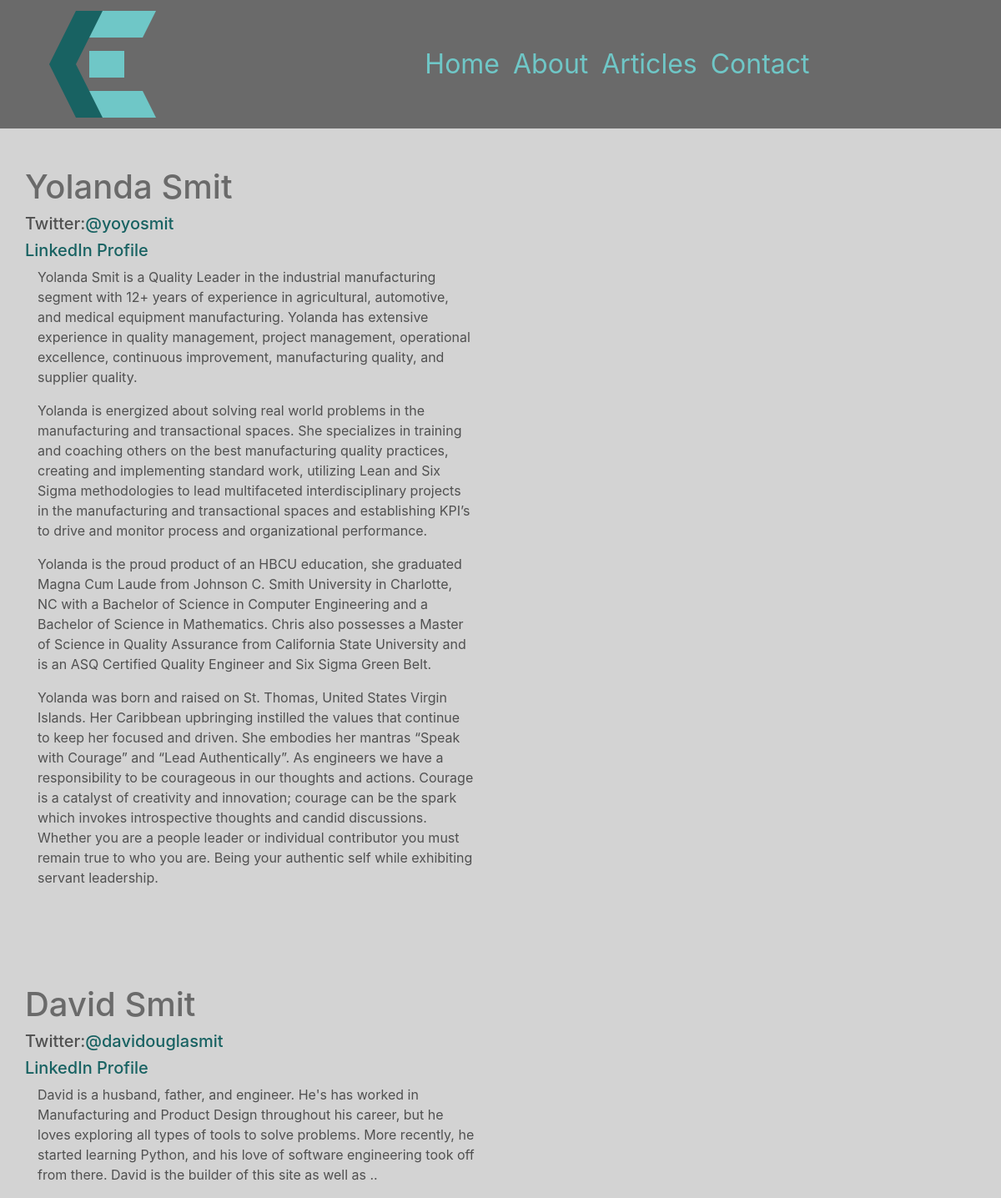
/about, run on the app's committed database.
### chrissmit/services/db_models.py (models this page shows, shortened)
class User(db.Model, UserMixin):
    id = db.Column(db.Integer, primary_key=True, )
    linkedin = db.Column(db.String(100),)
    full_name = db.Column(db.String(45), unique=False, nullable=False,)
    twitter_handle = db.Column(db.String(20), unique=True, nullable=False,)
    email = db.Column(db.String(120), unique=True, nullable=False, )
    image_file = db.Column(db.String(20), nullable=False, default='default.svg', )
    password = db.Column(db.String(60), nullable=False, )
    articles = db.relationship('Article', backref='author', lazy=True)
    content = db.Column(db.Text, nullable=False)

### chrissmit/views/navigation_views.py (the view)
@blueprint.route('/about')
def about():
    last_four = article.get_last(4)
    authors = profile.get_all()
    return render_template(
        template_name_or_list='navigation/about.html',
        recent_articles=last_four,
        authors=authors,
        )

### chrissmit/services/article.py (called while the page is built)
def get_last(number=4, desc=True):
    if desc:
        return Article.query.filter_by(is_released=True).order_by(Article.posted.desc()).limit(number).all()
    return Article.query.filter_by(is_released=True).limit(number).all()

### chrissmit/services/profile.py (called while the page is built)
def get_all():
    return User.query.all()

### chrissmit/templates/navigation/about.html (shortened to what this page needs)
{% extends "shared/_layout.html" %}
{% block main_content %}
    {% if authors %}
        {% for author in authors %}
            <div class="main_content row">
                <h1>{{ author.full_name }}</h1>
            </div>
            <div class="row">
                <h5>Twitter:<a href="https://www.twitter.com/{{ author.twitter_handle }}">{{ author.twitter_handle }}</a></h5>
            </div>
            <div class="row">
                <h5><a href="{{ author.linkedin }}">LinkedIn Profile</a></h5>
            </div>
            <div class="row">
                <div class="col-lg-7">
                    {% for paragraph in author.content.split('</p>') %}
                        <p >
                            {{ paragraph }}
                        </p>
                    {% endfor %}
                </div>
                <div class="col-lg-4">
                </div>
            </div>
        {% endfor %}
    {%  endif %}
{% endblock %}

### chrissmit/templates/shared/_layout.html (shortened to what this page needs)
<!DOCTYPE html>
<html lang="en">
<head>
<!DOCTYPE html>
<html lang="en">
<head>
    <link rel="stylesheet"
          href="https://stackpath.bootstrapcdn.com/bootstrap/4.1.3/css/bootstrap.min.css"
>
    <link rel="stylesheet" href="/static/css/site.css">
</head>
<body>
<div class="nav-outer fixed-top">
    <div class="container menu">
        <nav class="navbar navbar-expand-lg col-sm-12">
            <div class="row">
                <button class="navbar-toggler logo" type="button" data-toggle="collapse" data-target="#navbarNavDropdown " id="logo">
                    <img src="../../../static/img/logo.svg">
                </button>
            </div>
            <div class="col-sm-9">
                <div class="collapse navbar-collapse" id="navbarNavDropdown">
                    <ul class="navbar-nav">
                        <li class="nav-item"><a class="nav-link" href="{{ url_for('navigation.index') }}">Home</a></li>
                        <li class="nav-item"><a class="nav-link" href="{{ url_for('navigation.about') }}">About</a></li>
                        <li class="nav-item">
                           <div class="dropdown show">
                              <a class="nav-link"
                                 href="#" role="button"
                                 id="dropdownMenuLink"
                                 data-toggle="dropdown"
                                 aria-haspopup="true"
                                 aria-expanded="false">Articles</a>
                              </div>
                        <li class="nav-item"><a class="nav-link" href="{{ url_for('navigation.contact') }}">Contact</a></li>
                    </ul>
                </div>
        </div>
        </nav>
    </div>
</div>
<div class="main_content container">
    <div class="row">
        <div class="col-md-10">
            {% block main_content %}
            {% endblock %}
        </div>
    </div>
</div>
</body>
</html>

### chrissmit/static/css/site.css (style rules this page uses)
html { background-color: lightgray; }
body { background-color: lightgray; }
.main_content { margin-top: 100px; color: rgba(80,80,80,1); background-color: lightgray; border: 2px height: 100%; }
h1 { color: rgba(80,80,80,0.80); }
.nav-outer { background-color: rgba(80,80,80,0.80); width: 100%; }
nav { font-size: 2rem; margin-left: 0px; margin-right: auto; }
.nav-link { color: #6FC7C7; text-align: left; margin-left: auto; margin-right: 0px; width: 100% }
a { color: #186262; }
#logo { display: inline-block; }
.collapse:not(.show) { float: right; }

### data on the page
User: full_name "Yolanda Smit", twitter_handle "@yoyosmit", paragraph "Yolanda Smit is a Quality Leader in the industrial manufacturing segment with 12+ years of experience in agricultural, automotive, and medical equipment manufacturing. Yolanda has extensive experience in quality management, project management, operational excellence, continuous improvement, manufacturing quality, and supplier quality." "Yolanda is energized about solving real world problems in the manufacturing and transactional spaces. She specializes in training and coaching others on the best manufacturing quality practices, creating and implementing standard work, utilizing Lean and Six Sigma methodologies to lead multifaceted interdisciplinary projects in the manufacturing and transactional spaces and establishing KPI’s to drive and monitor process and organizational performance." "Yolanda is the proud product of an HBCU education, she graduated Magna Cum Laude from Johnson C. Smith University in Charlotte, NC with a Bachelor of Science in Computer Engineering and a Bachelor of Science in Mathematics. Chris also possesses a Master of Science in Quality Assurance from California State University and is an ASQ Certified Quality Engineer and Six Sigma Green Belt." "Yolanda was born and raised on St. Thomas, United States Virgin Islands. Her Caribbean upbringing instilled the values that continue to keep her focused and driven. She embodies her mantras “Speak with Courage” and “Lead Authentically”. As engineers we have a responsibility to be courageous in our thoughts and actions. Courage is a catalyst of creativity and innovation; courage can be the spark which invokes introspective thoughts and candid discussions. Whether you are a people leader or individual contributor you must remain true to who you are. Being your authentic self while exhibiting servant leadership."
User: full_name "David Smit", twitter_handle "@davidouglasmit", content "David is a husband, father, and engineer. He's has worked in Manufacturing and Product Design throughout his career, but he loves exploring all types of tools to solve problems. More recently, he started learning Python, and his love of software engineering took off from there. David is the builder of this site as well as .."
